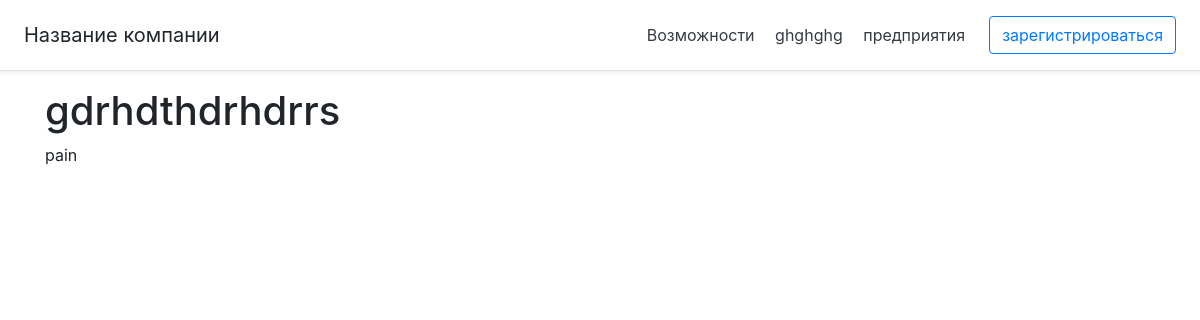
Before: / with the older database file.
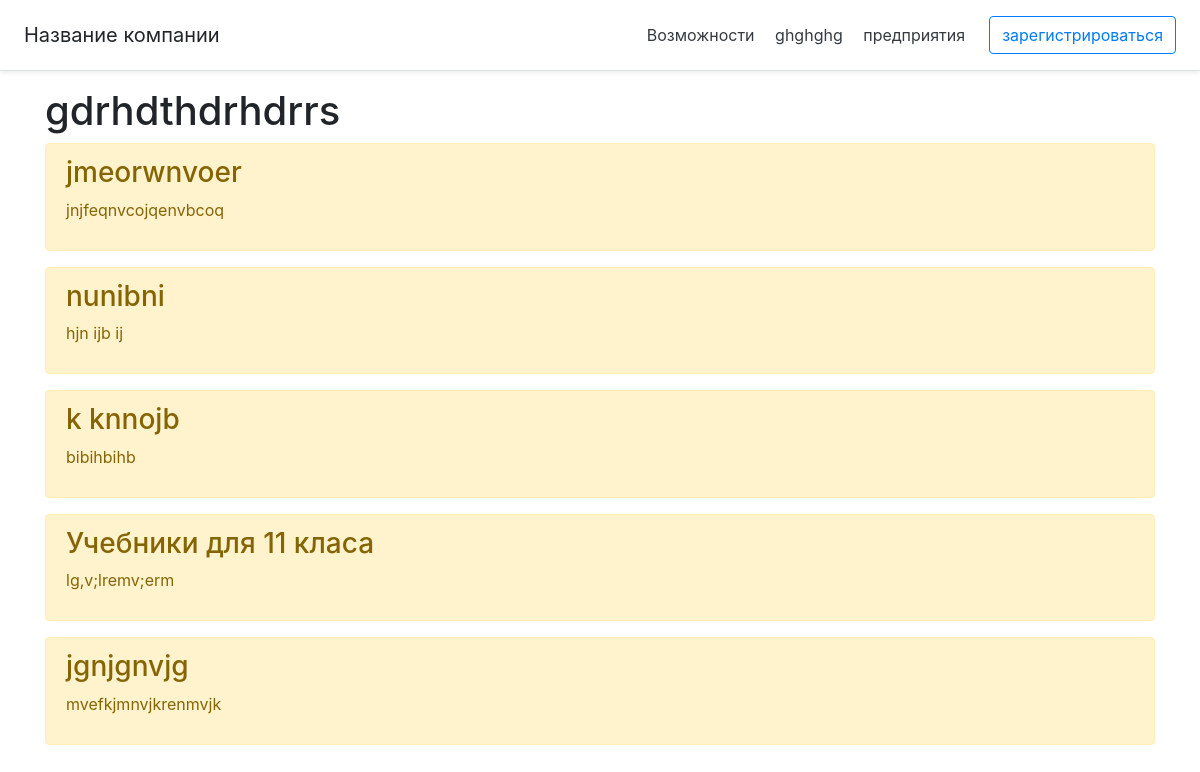
After: the same page with the newer database file.
### main/models.py (models this page shows, shortened)
class Task(models.Model):
    title = models.CharField('Название', max_length=60)
    task = models.TextField('Описание')
    class Meta:
        verbose_name = "Задача"
        verbose_name_plural = "Задачи"

### main/views.py (the view)
# urls.py: path('', views.index, name="main"),
def index(request):
    tasks = Task.objects.order_by('-id')
    return render(request, 'main/index.html', {'title': 'Главная страница', 'tasks': tasks})

### main/templates/main/index.html (shortened to what this page needs)
{% extends 'main/base.html' %}
{% block content %}
<h1>gdrhdthdrhdrrs</h1>
{% if tasks %}
{% for el in tasks %}
<div class="alert alert-warning mt-2">
    <h3>{{ el.title }}</h3>
    <p>{{ el.task }}</p>
</div>
{% endfor %}
{% else %}
<p> pain </p>
{% endif %}
{% endblock %}

### main/templates/main/base.html (shortened to what this page needs)
<!doctype html>
<html lang="ru">
<head>
    <link rel="stylesheet" href="https://stackpath.bootstrapcdn.com/bootstrap/4.5.2/css/bootstrap.min.css">
</head>
<body>
<div class="d-flex flex-column flex-md-row align-items-center p-3 px-md-4 mb-3 bg-white border-bottom shadow-sm">
    <h5 class="my-0 mr-md-auto font-weight-normal">Название компании</h5>
    <nav class="my-2 my-md-0 mr-md-3">
        <a class="p-2 text-dark" href="{% url 'main' %}">Возможности </a>
        <a class="p-2 text-dark" href="{% url 'create' %}">ghghghg </a>
        <a class="p-2 text-dark" href="{% url 'shop' %}">предприятия </a>
    </nav>
    <a class="btn btn-outline-primary" href="#">зарегистрироваться</a>
</div>
<div class="container">
   {% block content %}{% endblock %}
</div>
</body>
</html>

Changed rows visible on the page:
added Task: title "jmeorwnvoer", task "jnjfeqnvcojqenvbcoq"
added Task: title "nunibni", task "hjn ijb ij"
added Task: title "k knnojb", task "bibihbihb"
added Task: title "Учебники для 11 класа", task "lg,v;lremv;erm"
added Task: title "jgnjgnvjg", task "mvefkjmnvjkrenmvjk"
Other visible differences:
text no longer shown: "pain"
